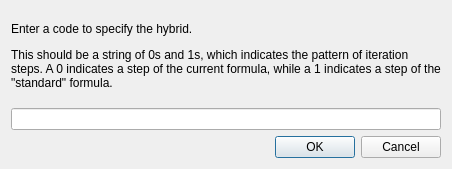
<?xml version="1.0" encoding="UTF-8"?>
<ui version="4.0">
 <class>HybridDialog</class>
 <widget class="QDialog" name="HybridDialog">
  <property name="geometry">
   <rect>
    <x>0</x>
    <y>0</y>
    <width>452</width>
    <height>169</height>
   </rect>
  </property>
  <property name="windowTitle">
   <string>Choose hybrid code</string>
  </property>
  <layout class="QVBoxLayout" name="verticalLayout">
   <item>
    <widget class="QLabel" name="label">
     <property name="text">
      <string>&lt;p&gt;Enter a code to specify the hybrid.&lt;/p&gt;
&lt;p&gt;This should be a string of 0s and 1s, which indicates the pattern of iteration steps. A 0 indicates a step of the current formula, while a 1 indicates a step of the &quot;standard&quot; formula.&lt;/p&gt;
</string>
     </property>
     <property name="wordWrap">
      <bool>true</bool>
     </property>
    </widget>
   </item>
   <item>
    <widget class="QLineEdit" name="codeEdit"/>
   </item>
   <item>
    <widget class="QDialogButtonBox" name="buttonBox">
     <property name="orientation">
      <enum>Qt::Horizontal</enum>
     </property>
     <property name="standardButtons">
      <set>QDialogButtonBox::Cancel|QDialogButtonBox::Ok</set>
     </property>
    </widget>
   </item>
  </layout>
 </widget>
 <resources/>
 <connections>
  <connection>
   <sender>buttonBox</sender>
   <signal>accepted()</signal>
   <receiver>HybridDialog</receiver>
   <slot>accept()</slot>
   <hints>
    <hint type="sourcelabel">
     <x>248</x>
     <y>254</y>
    </hint>
    <hint type="destinationlabel">
     <x>157</x>
     <y>274</y>
    </hint>
   </hints>
  </connection>
  <connection>
   <sender>buttonBox</sender>
   <signal>rejected()</signal>
   <receiver>HybridDialog</receiver>
   <slot>reject()</slot>
   <hints>
    <hint type="sourcelabel">
     <x>316</x>
     <y>260</y>
    </hint>
    <hint type="destinationlabel">
     <x>286</x>
     <y>274</y>
    </hint>
   </hints>
  </connection>
 </connections>
</ui>
